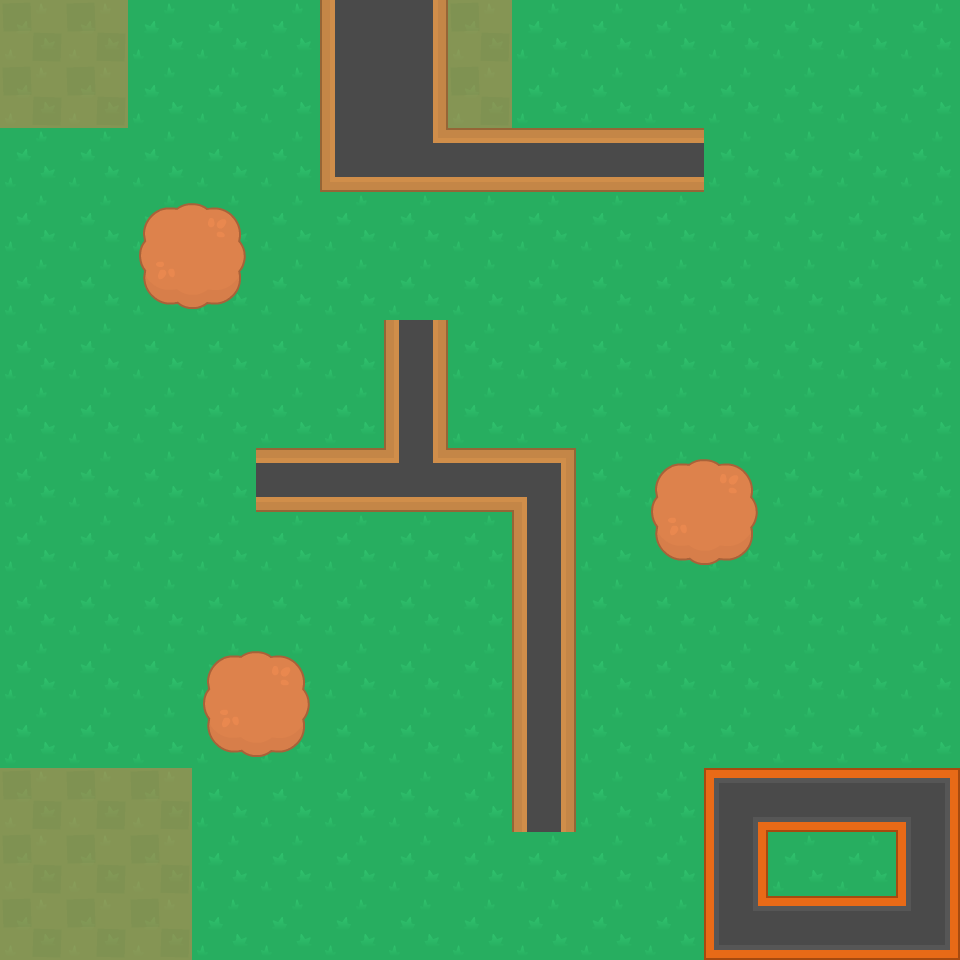

Below is a game level as drawn by its tile map, then a one-line description and the .tmx file that defines it, in full:
An orthogonal 15x15 tile map with 64x64 px tiles, 3 tile layers (Ground, Obstacles, Z_Spawn).

<map version="1.9" tiledversion="1.9.1" orientation="orthogonal" renderorder="right-down" width="15" height="15" tilewidth="64" tileheight="64" infinite="0" nextlayerid="5" nextobjectid="6">
 <tileset firstgid="1" source="tilesheet_complete.tsx" />
 <layer id="1" name="Ground" width="15" height="15">
  <data encoding="csv">
1,1,1,1,1,1,1,1,1,1,1,1,1,1,1,
1,1,1,1,1,1,1,1,1,1,1,1,1,1,1,
1,1,1,1,1,1,1,1,1,1,1,1,1,1,1,
1,1,1,1,1,1,1,1,1,1,1,1,1,1,1,
1,1,1,1,1,1,1,1,1,1,1,1,1,1,1,
1,1,1,1,1,1,1,1,1,1,1,1,1,1,1,
1,1,1,1,1,1,1,1,1,1,1,1,1,1,1,
1,1,1,1,1,1,1,1,1,1,1,1,1,1,1,
1,1,1,1,1,1,1,1,1,1,1,1,1,1,1,
1,1,1,1,1,1,1,1,1,1,1,1,1,1,1,
1,1,1,1,1,1,1,1,1,1,1,1,1,1,1,
1,1,1,1,1,1,1,1,1,1,1,1,1,1,1,
1,1,1,1,1,1,1,1,1,1,1,1,1,1,1,
1,1,1,1,1,1,1,1,1,1,1,1,1,1,1,
1,1,1,1,1,1,1,1,1,1,1,1,1,1,1
</data>
 </layer>
 <layer id="2" name="Obstacles" width="15" height="15">
  <data encoding="csv">
0,0,0,0,0,176,177,0,0,0,0,0,0,0,0,
0,0,0,0,0,176,177,0,0,0,0,0,0,0,0,
0,0,0,0,0,152,258,120,120,120,120,0,0,0,0,
0,0,184,185,0,0,0,0,0,0,0,0,0,0,0,
0,0,211,212,0,0,0,0,0,0,0,0,0,0,0,
0,0,0,0,0,0,147,0,0,0,0,0,0,0,0,
0,0,0,0,0,0,147,0,0,0,0,0,0,0,0,
0,0,0,0,120,120,122,120,119,0,184,185,0,0,0,
0,0,0,0,0,0,0,0,147,0,211,212,0,0,0,
0,0,0,0,0,0,0,0,147,0,0,0,0,0,0,
0,0,0,184,185,0,0,0,147,0,0,0,0,0,0,
0,0,0,211,212,0,0,0,147,0,0,0,0,0,0,
0,0,0,0,0,0,0,0,147,0,0,109,111,111,110,
0,0,0,0,0,0,0,0,0,0,0,138,0,0,138,
0,0,0,0,0,0,0,0,0,0,0,136,111,111,137
</data>
 </layer>
 <layer id="4" name="Z_Spawn" width="15" height="15" opacity="0.53">
  <properties>
   <property name="skipRender" type="bool" value="true" />
  </properties>
  <data encoding="csv">
13,13,0,0,0,0,0,13,0,0,0,0,0,0,0,
13,13,0,0,0,0,0,13,0,0,0,0,0,0,0,
0,0,0,0,0,0,0,0,0,0,0,0,0,0,0,
0,0,0,0,0,0,0,0,0,0,0,0,0,0,0,
0,0,0,0,0,0,0,0,0,0,0,0,0,0,0,
0,0,0,0,0,0,0,0,0,0,0,0,0,0,0,
0,0,0,0,0,0,0,0,0,0,0,0,0,0,0,
0,0,0,0,0,0,0,0,0,0,0,0,0,0,0,
0,0,0,0,0,0,0,0,0,0,0,0,0,0,0,
0,0,0,0,0,0,0,0,0,0,0,0,0,0,0,
0,0,0,0,0,0,0,0,0,0,0,0,0,0,0,
0,0,0,0,0,0,0,0,0,0,0,0,0,0,0,
13,13,13,0,0,0,0,0,0,0,0,0,0,0,0,
13,13,13,0,0,0,0,0,0,0,0,0,0,0,0,
13,13,13,0,0,0,0,0,0,0,0,0,0,0,0
</data>
 </layer>
</map>
